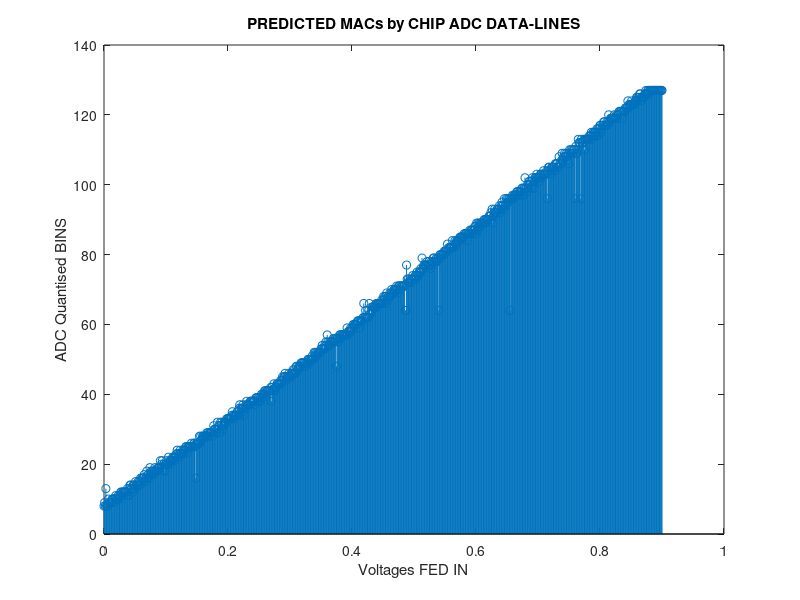

Source code (MATLAB): (Note: this script raises an error after producing the figure.)
clear;clc;
load('ADC_predicted_Dec.mat');



IMCVOutvolt_arr=[0:0.001:0.9];
xdata=IMCVOutvolt_arr;
%DL_indices=[1:18,27:62,71:88];
DL_indices=[1];
RL_indices=[19:26,63:70];

DL_ADCs=ADC_predicted_Dec(:,DL_indices+2);
figure;
stem(xdata,DL_ADCs);
title('PREDICTED MACs by CHIP ADC DATA-LINES');
xlabel('Voltages FED IN');
ylabel('ADC Quantised BINS');
hold on;

INL_arr=[];DNL_arr=[];
for iter=1:size(ADC_predicted_Dec,2)
    ADC_x=ADC_predicted_Dec(:,iter);
    [INL,DNL]=INL_DNL_fn(7,ADC_x);
    INL_arr=[INL_arr,INL];DNL_arr=[DNL_arr,DNL];
end
DL_ADCs_INL=INL_arr(:,DL_indices+2);
figure;
stem([0,xdata],DL_ADCs_INL);
title('INL PREDICTED MACs by CHIP ADC DATA-LINES');
xlabel('Voltages FED IN');
ylabel('INL ');

DL_ADCs_DNL=DNL_arr(:,DL_indices+2);
figure;
stem([0,xdata],DL_ADCs_DNL);
title('DNL PREDICTED MACs by CHIP ADC DATA-LINES');
xlabel('Voltages FED IN');
ylabel('DNL ');


%%Reference ADCs
% figure;
% RL_ADCs=ADC_predicted_Dec(:,RL_indices+2);
% stem(xdata,RL_ADCs);
% title('PREDICTED MACs by CHIP ADC REF-DATA-LINES');
% xlabel('Voltages FED IN');
% ylabel('ADC Quantised Voltages obtained');
% hold on;
